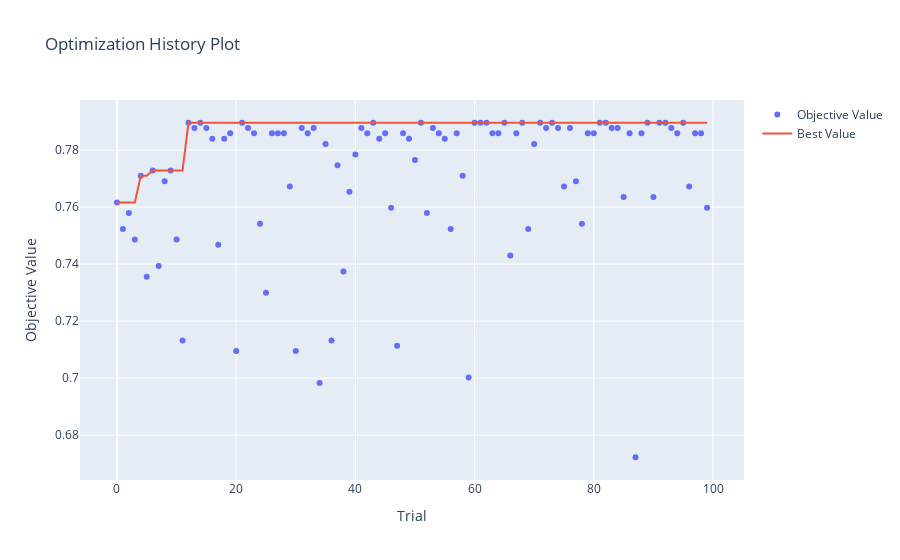

The code cell stored with this chart in its notebook:
### Code cell
# 1. Optimization History
plot_optimization_history(study).show()
